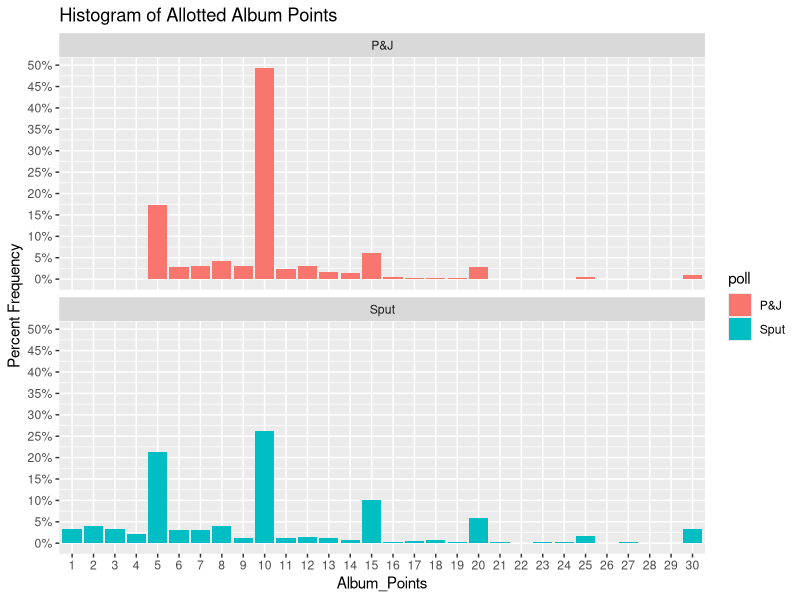

Recreate this plot in R. (Note: this script raises an error after producing the figure.)
library(tidyverse)
library(scales)

## files/io ----------
pj <- read_csv('./PJ/PJ_vote.csv') %>%
  mutate(poll = 'P&J')
sput <- read_csv('./PJ/Sput_vote.csv') %>%
  mutate(poll = 'Sput')

## exclude rule breakers ----
pj_stop <- pj %>%
  group_by(Voter_id) %>%
  summarise(n = n(),
            sum = sum(Album_Points)) %>%
  filter(n != 10 | sum != 100)
pj <- pj %>%
  anti_join(pj_stop)

sput_stop <- sput %>%
  group_by(Voter_id) %>%
  summarise(n = n(),
            sum = sum(Album_Points)) %>%
  filter(n != 10 | sum != 100)
sput <- sput %>%
  anti_join(sput_stop)
## histograms ----

hist_dat <- pj %>%
  bind_rows(sput) %>%
  mutate_at(vars(Album_Points), as.factor) %>%
  group_by(Album_Points, poll) %>%
  count() %>%
  ungroup()
hist_dat <- hist_dat %>%
  group_by(poll) %>%
  summarise(sum = sum(n)) %>%
  left_join(hist_dat) %>%
  mutate(n = n/sum)

hist_plt <- hist_dat %>%
  ggplot(aes(Album_Points, n, fill = poll)) +
  facet_wrap(~poll, nrow = 2) +
  geom_bar(stat = 'identity') +
  scale_y_continuous(breaks = seq(0, 1, .05),
                     labels = scales::percent) +
  ylab("Percent Frequency") +
  ggtitle('Histogram of Allotted Album Points')
hist_plt +
  ggsave('./PJ/Sput_PJ_PointsHist.jpg', height = 7.5, width = 10)

## categories ----
cat_dat <- pj %>%
  bind_rows(sput) %>%
  group_by(Voter_id, poll) %>%
  summarise(all10s = all(Album_Points == 10),
            base5 = !all(Album_Points == 10) &&
              all((Album_Points %% 5) ==0),
            no_base5 = all(!(Album_Points %% 5) ==0),
            all_unique = length(unique(Album_Points))==10) %>%
  ungroup() %>%
  group_by(poll) %>%
  summarise_all(mean) %>%
  gather(Type, Percent, all10s:all_unique) %>%
  mutate(Type = factor(Type,
                       levels = c('all10s','base5','all_unique','no_base5'),
                       ordered = TRUE))
cat_plt <- cat_dat %>%
  ggplot(aes(Type, Percent, fill = poll)) +
  facet_wrap(~poll) +
  geom_bar(stat = 'identity') +
  scale_y_continuous(breaks = seq(0, 1, .05),
                     labels = scales::percent) +
  ylab("Percent Frequency") +
  ggtitle('Bar Plot of Voter Types')
cat_plt +
  ggsave('./PJ/Sput_PJ_CategoryHist.jpg', height = 7.5, width = 10)
